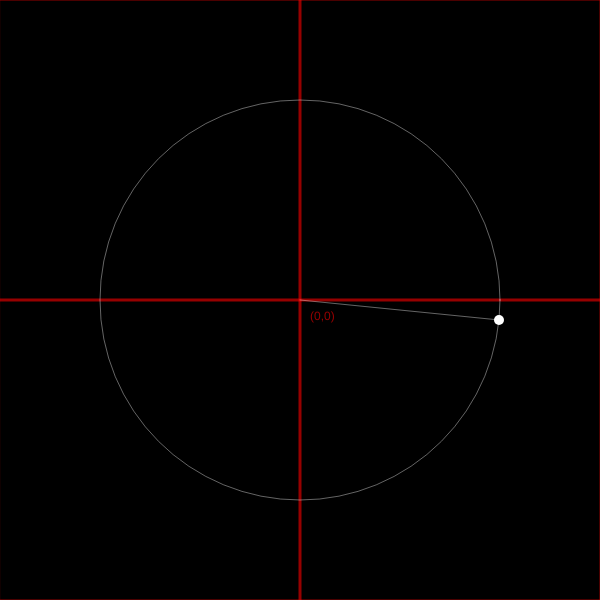
Frame 1 (no input)
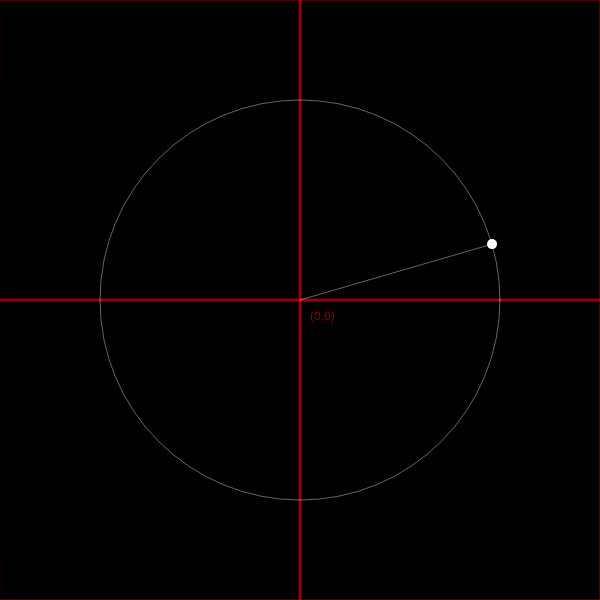
Frame 60 (no input)
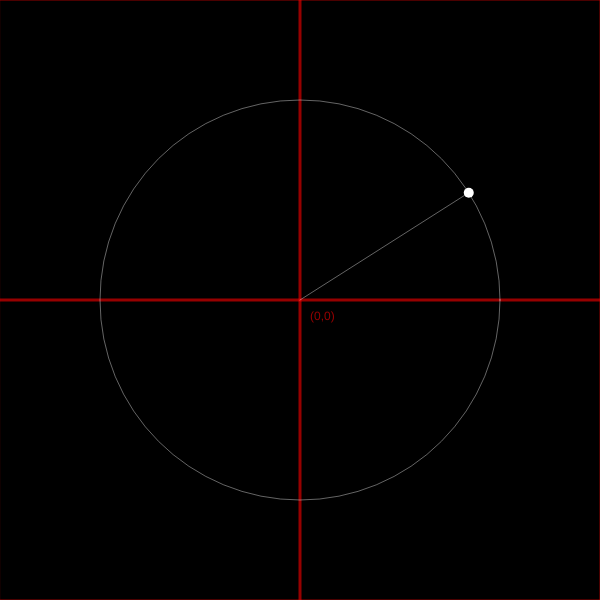
Frame 120 (the mouse pressed at the canvas centre since frame 60)

The p5.js sketch that drew these frames (run headless with seeded random() and noise() and a simulated clock; from frame 60 on, the mouse is pressed at the canvas centre):

// p5.js sketch
// ── sketch.js
// IMA NYU Shanghai
// The Nature of Code
// MOQN
// Feb 21 2017

let angle = 0;
let angleAcc = 0.1;

function setup() {
  createCanvas(600, 600);
}

function draw() {
  background(0);

  translate(width / 2, height / 2);
  drawCoordSystem(color(255, 0, 0, 150));
  
  angle = angle + angleAcc;
  drawCircle(angle, 200);
}

function drawCircle(angle, rDist) {
  let x = cos(angle) * rDist;
  let y = sin(angle) * rDist;

  push();
  noStroke();
  fill(255);
  ellipse(x, y, 10, 10);
  stroke(255, 100);
  noFill();
  line(0, 0, x, y);
  ellipse(0, 0, rDist * 2, rDist * 2);
  pop();
}

function drawCoordSystem(c) {
  push();
  stroke(c);
  noFill();
  rectMode(CENTER);
  rect(0, 0, width, height);
  strokeWeight(3);
  line(-width * 2, 0, width * 2, 0);
  line(0, -height * 2, 0, height * 2);
  noStroke();
  fill(c)
  text("(0,0)", 10, 20);
  pop();
}
